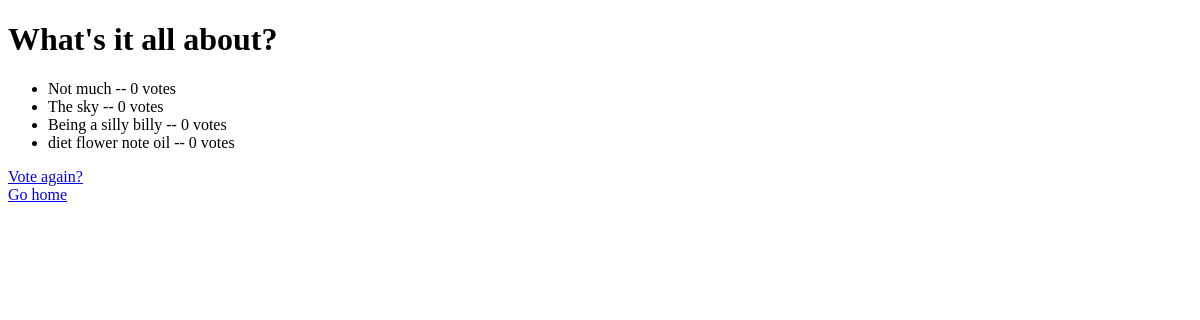
/polls/1/results/, run on an earlier commit of the app's database.
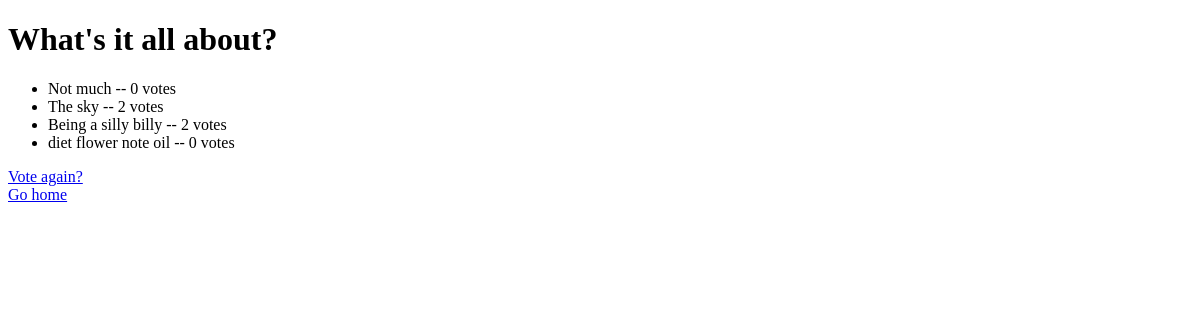
And on a later commit of the database.
### polls/models.py (models this page shows, shortened)
class Choice(models.Model):
    question = models.ForeignKey(Question, on_delete=models.CASCADE)
    choice_text = models.CharField(max_length=200)
    votes = models.IntegerField(default=0)

### polls/views.py (the view)
# urls.py: path("<int:pk>/results/", views.ResultsView.as_view(), name="results"),
class ResultsView(generic.DetailView):
    model = Question # Tells the DetailView that its object of interest will be the Question model
    template_name = "polls/results.html"

### polls/templates/polls/results.html (shortened to what this page needs)
<!doctype html>
<html lang="en-US">
   <head>
   </head>
   <body>
         <h1> {{ question.question_text }} </h1>
         <ul>
            {% for choice in question.choice_set.all %}
               <li>{{ choice.choice_text }} -- {{ choice.votes }} vote{{ choice.votes|pluralize }}</li>
            {% endfor %}
        </ul>
        <a href="{% url 'polls:detail' question.id %}"> Vote again?</a><br>
        <a href="{% url 'polls:index' %}"> Go home </a>
   </body>
</html>

What changed in the data, as far as the page shows it:
changed Choice "The sky": votes "0" → "2"
changed Choice "Being a silly billy": votes "0" → "2"
